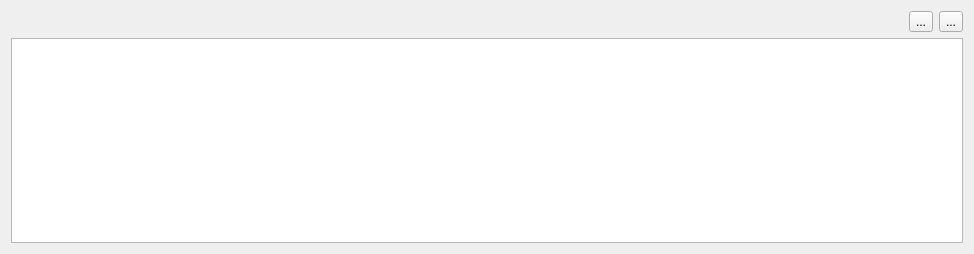
<?xml version="1.0" encoding="UTF-8"?>
<ui version="4.0">
 <class>MeasurementTypeWidget</class>
 <widget class="QWidget" name="MeasurementTypeWidget">
  <property name="geometry">
   <rect>
    <x>0</x>
    <y>0</y>
    <width>974</width>
    <height>254</height>
   </rect>
  </property>
  <property name="windowTitle">
   <string>Form</string>
  </property>
  <layout class="QVBoxLayout" name="verticalLayout">
   <item>
    <layout class="QHBoxLayout" name="horizontalLayout">
     <item>
      <spacer name="horizontalSpacer">
       <property name="orientation">
        <enum>Qt::Horizontal</enum>
       </property>
       <property name="sizeHint" stdset="0">
        <size>
         <width>40</width>
         <height>20</height>
        </size>
       </property>
      </spacer>
     </item>
     <item>
      <widget class="QToolButton" name="addButton">
       <property name="text">
        <string>...</string>
       </property>
       <property name="icon">
        <iconset theme="list-add">
         <normaloff>.</normaloff>.</iconset>
       </property>
      </widget>
     </item>
     <item>
      <widget class="QToolButton" name="deleteButton">
       <property name="text">
        <string>...</string>
       </property>
       <property name="icon">
        <iconset theme="list-remove">
         <normaloff>.</normaloff>.</iconset>
       </property>
      </widget>
     </item>
    </layout>
   </item>
   <item>
    <widget class="QTableView" name="tableView">
     <property name="selectionMode">
      <enum>QAbstractItemView::SingleSelection</enum>
     </property>
     <property name="selectionBehavior">
      <enum>QAbstractItemView::SelectRows</enum>
     </property>
     <attribute name="horizontalHeaderStretchLastSection">
      <bool>false</bool>
     </attribute>
     <attribute name="verticalHeaderVisible">
      <bool>false</bool>
     </attribute>
    </widget>
   </item>
  </layout>
 </widget>
 <resources/>
 <connections/>
</ui>
